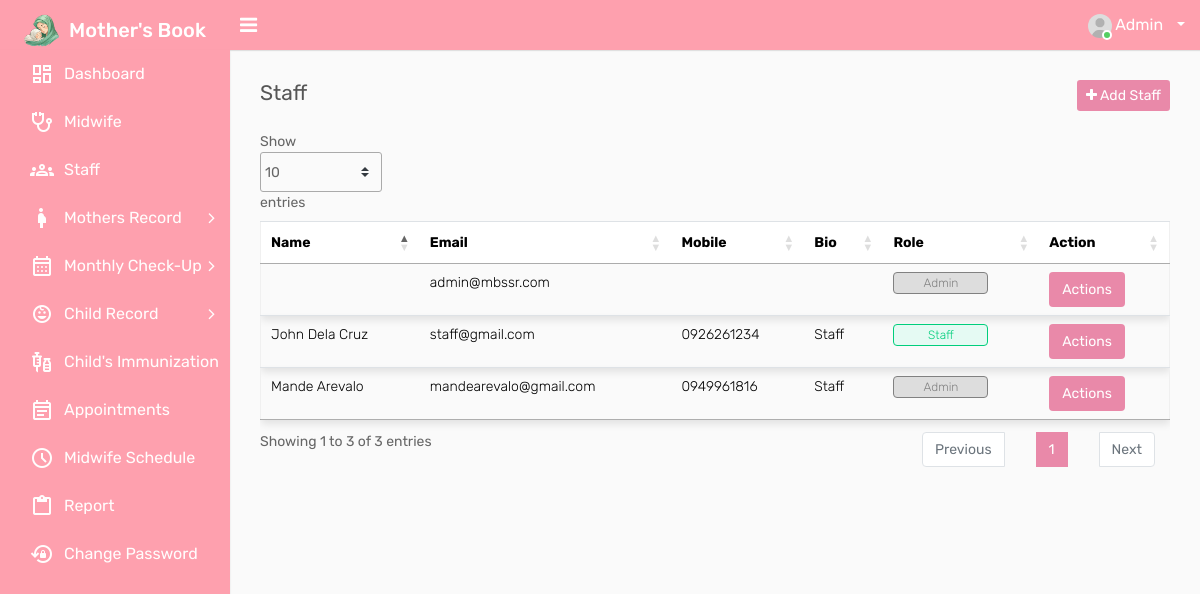
The app's page /login/system/employees.php (signed in) with its own data.
### tables this page shows
CREATE TABLE `tbl_employee` (
  `id` int(11) NOT NULL,
  `first_name` varchar(250) NOT NULL,
  `last_name` varchar(250) NOT NULL,
  `username` varchar(250) NOT NULL,
  `emailid` varchar(250) NOT NULL,
  `password` varchar(255) NOT NULL,
  `new_password` varchar(255) NOT NULL,
  `confirm_password` varchar(255) NOT NULL,
  `dob` varchar(50) NOT NULL,
  `gender` varchar(10) NOT NULL,
  `address` text NOT NULL,
  `bio` text NOT NULL,
  `employee_id` varchar(250) NOT NULL,
  `joining_date` varchar(250) NOT NULL,
  `phone` varchar(10) NOT NULL,
  `role` varchar(50) NOT NULL COMMENT '1=Admin, 2=Midwife, 3=Staff',
  `status` tinyint(4) NOT NULL COMMENT '1=Active, 0=Inactive',
  `created_at` timestamp NOT NULL DEFAULT current_timestamp() ON UPDATE current_timestamp(),
  `pic` varchar(255) NOT NULL
);

### login/system/employees.php (the view, shortened to what this page needs)
<?php
include('header.php');
include('includes/connection.php');
?>
<div class="page-wrapper">
    <div class="content">
        <div class="row">
            <div class="col-sm-4 col-3">
                <h4 class="page-title">Staff</h4>
            </div>
            <?php if ($_SESSION['role'] == 1) { ?>
            <div class="col-sm-8 col-9 text-right m-b-20">
                <a href="add-employee.php" class="btn btn-primary btn-sm float-right"><i class="fa fa-plus"></i> Add Staff</a>
            </div>
            <?php } ?>
        </div>
        <div class="table-responsive">
            <table class="datatable table table-stripped">
                <thead>
                    <tr>
                        <th>Name</th>
                        <th>Email</th>
                        <th>Mobile</th>
                        <th>Bio</th>
                        <th>Role</th>
                        <th>Action</th>
                    </tr>
                </thead>
                <tbody>
                    <?php
                    $role_condition = ($_SESSION['role'] == 1) ? "role IN (1, 3)" : "role = 3";
                    $fetch_query = mysqli_query($connection, "SELECT * FROM tbl_employee WHERE $role_condition");
                    while ($row = mysqli_fetch_array($fetch_query)) {
                    ?>
                    <tr>
                        <td><?php echo $row['first_name'] . " " . $row['last_name']; ?></td>
                        <td><?php echo $row['emailid']; ?></td>
                        <td><?php echo $row['phone']; ?></td>
                        <td><?php echo $row['bio']; ?></td>
                        <td>
                            <?php if ($row['role'] == 3) { ?>
                                <span class="custom-badge status-green">Staff</span>
                            <?php } elseif ($row['role'] == 2) { ?>
                                <span class="custom-badge status-blue">Midwife</span>
                            <?php } elseif ($row['role'] == 1 && $_SESSION['role'] == 1) { ?>
                                <span class="custom-badge status-grey">Admin</span>
                            <?php } ?>
                        </td>
                        <td>
                            <div class="dropdown dropdown-action">
                                <button class="btn btn-primary dropdown-toggle" type="button" id="dropdownMenuButton" data-toggle="dropdown" aria-haspopup="true" aria-expanded="false">
                                    Actions
                                </button>
                            </div>
                        </td>
                    </tr>
                    <?php } ?>
                </tbody>
            </table>
        </div>
    </div>
</div>
<?php include('footer.php'); ?>

### records on screen
tbl_employee: emailid "admin@mbssr.com", role "Admin"
tbl_employee: first_name "John", last_name "Dela Cruz", emailid "staff@gmail.com", phone "0926261234", bio "Staff", role "Staff"
tbl_employee: first_name "Mande", last_name "Arevalo", emailid "mandearevalo@gmail.com", phone "0949961816", bio "Staff", role "Admin"
